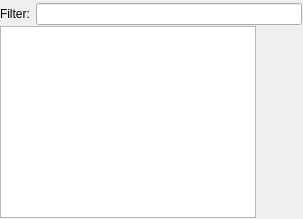
     <widget class="QWidget" name="tabServices">
      <attribute name="title">
       <string>Services</string>
      </attribute>
      <layout class="QVBoxLayout" name="verticalLayout_3">
       <property name="spacing">
        <number>1</number>
       </property>
       <property name="leftMargin">
        <number>0</number>
       </property>
       <property name="topMargin">
        <number>3</number>
       </property>
       <property name="rightMargin">
        <number>1</number>
       </property>
       <property name="bottomMargin">
        <number>1</number>
       </property>
       <item>
        <widget class="QFrame" name="filter_frame_service">
         <property name="frameShape">
          <enum>QFrame::NoFrame</enum>
         </property>
         <property name="frameShadow">
          <enum>QFrame::Plain</enum>
         </property>
         <layout class="QHBoxLayout" name="horizontalLayout_8">
          <property name="margin">
           <number>0</number>
          </property>
          <item>
           <widget class="QLabel" name="serviceFilterLabel">
            <property name="text">
             <string>Filter:</string>
            </property>
           </widget>
          </item>
          <item>
           <widget class="QLineEdit" name="serviceFilterInput"/>
          </item>
         </layout>
        </widget>
       </item>
       <item>
        <widget class="QFrame" name="serviceFrame">
         <property name="frameShape">
          <enum>QFrame::NoFrame</enum>
         </property>
         <property name="frameShadow">
          <enum>QFrame::Plain</enum>
         </property>
         <layout class="QHBoxLayout" name="horizontalLayout_2">
          <property name="margin">
           <number>0</number>
          </property>
          <item>
           <widget class="QTreeView" name="servicesView">
            <property name="toolTip">
             <string/>
            </property>
            <property name="alternatingRowColors">
             <bool>true</bool>
            </property>
           </widget>
          </item>
          <item>
           <widget class="QFrame" name="controlServicesFrame">
            <property name="frameShape">
             <enum>QFrame::NoFrame</enum>
            </property>
            <property name="frameShadow">
             <enum>QFrame::Raised</enum>
            </property>
            <layout class="QVBoxLayout" name="verticalLayout_8">
             <property name="spacing">
              <number>3</number>
             </property>
             <property name="margin">
              <number>0</number>
             </property>
             <item>
              <widget class="QPushButton" name="callServiceButton">
               <property name="enabled">
                <bool>false</bool>
               </property>
               <property name="maximumSize">
                <size>
                 <width>40</width>
                 <height>40</height>
                </size>
               </property>
               <property name="toolTip">
                <string>Call service</string>
               </property>
               <property name="text">
                <string/>
               </property>
               <property name="icon">
                <iconset resource="GUI.qrc">
                 <normaloff>:/icons/deleket_deviantart_play.png</normaloff>:/icons/deleket_deviantart_play.png</iconset>
               </property>
               <property name="iconSize">
                <size>
                 <width>32</width>
                 <height>32</height>
                </size>
               </property>
               <property name="flat">
                <bool>true</bool>
               </property>
              </widget>
             </item>
             <item>
              <spacer name="verticalSpacer_4">
               <property name="orientation">
                <enum>Qt::Vertical</enum>
               </property>
               <property name="sizeHint" stdset="0">
                <size>
                 <width>20</width>
                 <height>40</height>
                </size>
               </property>
              </spacer>
             </item>
            </layout>
           </widget>
          </item>
         </layout>
        </widget>
       </item>
      </layout>
     </widget>
